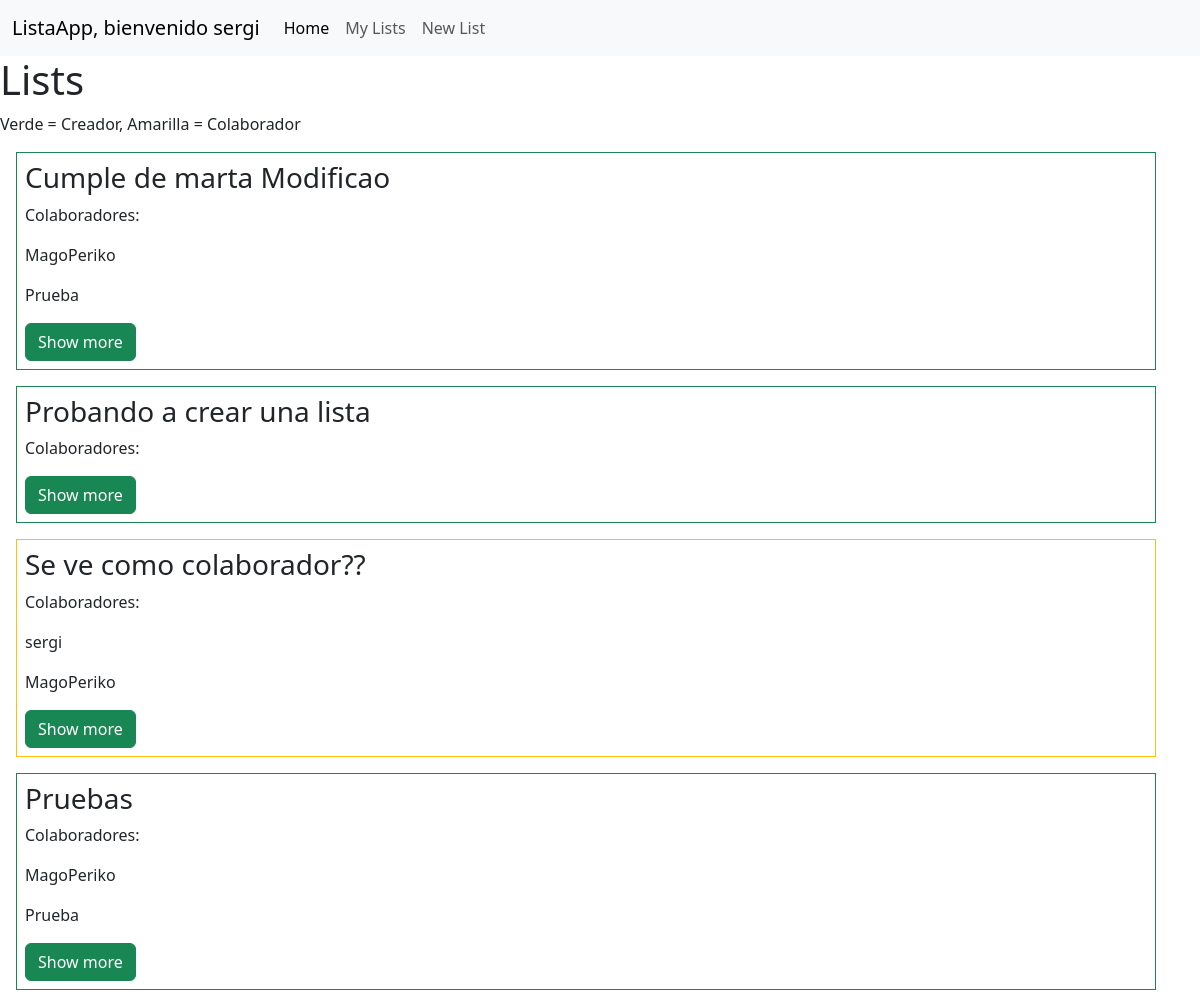
/lists/ (signed in), run on an earlier commit of the app's database.
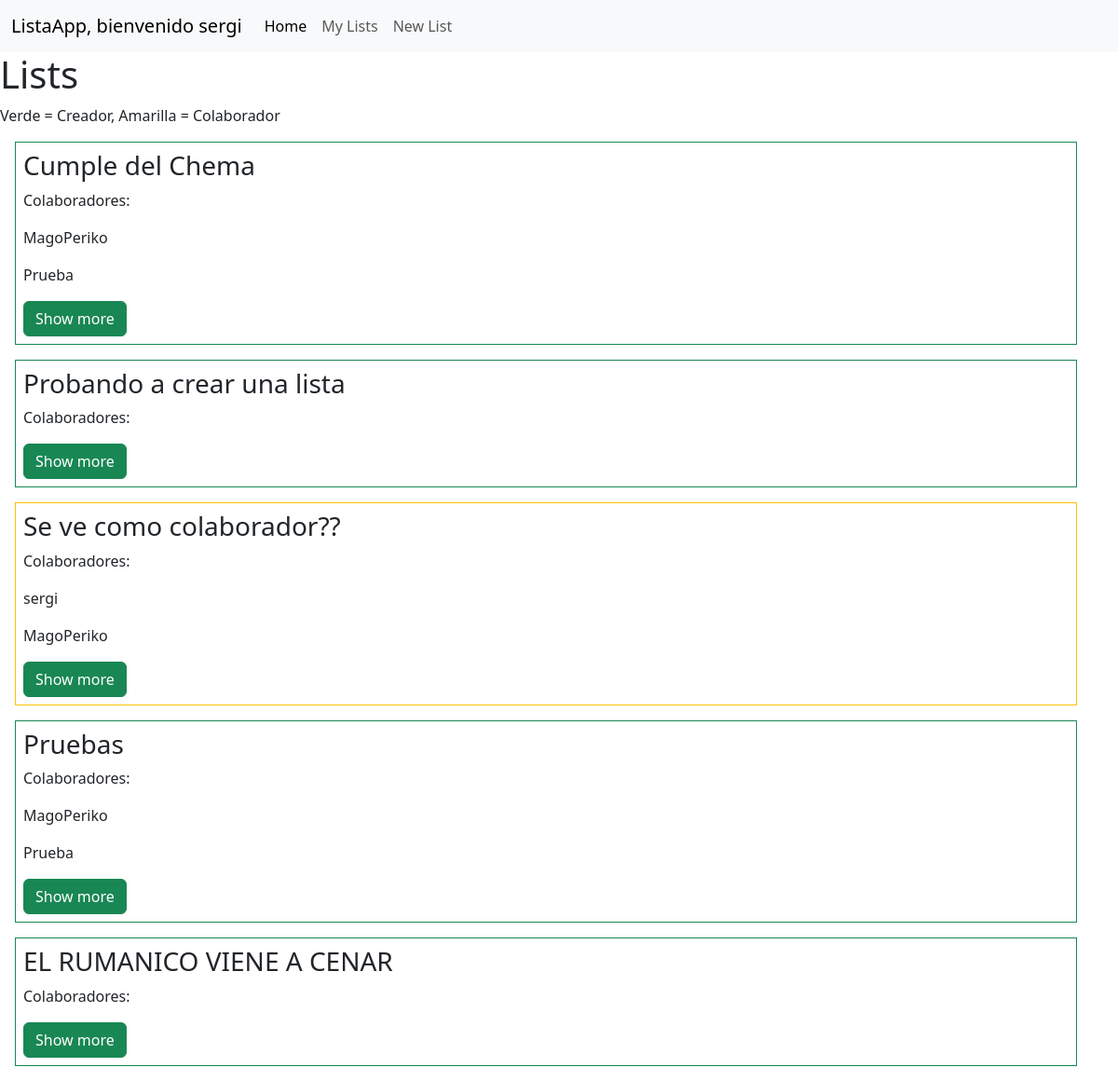
And on a later commit of the database.
### lists/models.py (models this page shows, shortened)
class List(models.Model):
    name = models.CharField(max_length=50)
    description = models.CharField(max_length=256)
    creator = models.ForeignKey(User, on_delete=models.CASCADE, related_name="created_lists")
    created_on = models.DateTimeField(auto_now_add=True)
    collaborators = models.ManyToManyField(User, related_name="collaborated_lists", blank=True)
    last_modified = models.DateTimeField(auto_now=True)
    modified_by = models.ForeignKey(User, on_delete=models.CASCADE, blank=True, null=True)

### lists/views.py (the view)
# urls.py: path('lists/', listsViews.lists, name='lists'),
@login_required
def lists(request):
    lists = List.objects.filter(Q(creator=request.user) | Q(collaborators=request.user)).order_by('created_on').distinct()
    return render(request, 'lists.html',{
        'title': 'Lists',
        'lists': lists
    })

### lists/templates/lists.html
{% extends 'base_lists.html' %}
{% block content %}
<h1>{{title}}</h1>
<p>Verde = Creador, Amarilla = Colaborador</p>
    {% for list in lists %}
    {% if request.user == list.creator %}
    <div class="container border border-success p-2 m-3">
    {% else %}
    <div class="container border border-warning p-2 m-3">
    {% endif %}
        <h3>
            {{list.name}}
        </h3>
        <p>Colaboradores:</p>
        {% for collaborator in list.collaborators.all %}
        <p>{{collaborator.username}}</p>
        {% endfor %}
        <a class="btn btn-success" href="{% url 'list_details' list.id %}">Show more</a>
    </div>
    {% endfor %}
{% endblock %}

### lists/templates/base_lists.html (shortened to what this page needs)
<!DOCTYPE html>
<html lang="en">
<head>
    <link href="https://cdn.jsdelivr.net/npm/bootstrap@5.3.3/dist/css/bootstrap.min.css" rel="stylesheet">
</head>
<body>
    <nav class="navbar navbar-expand-lg bg-body-tertiary">
        <div class="container-fluid">
            <a class="navbar-brand" href="{% url 'home' %}">ListaApp, bienvenido {{user}}</a>
            <div class="collapse navbar-collapse" id="navbarSupportedContent">
                <ul class="navbar-nav me-auto mb-2 mb-lg-0">
                    <li class="nav-item">
                        <a class="nav-link active" aria-current="page" href="{% url 'home' %}">Home</a>
                    </li>
                    {% if user.is_authenticated %}
                        <li class="nav-item">
                            <a class="nav-link" href="{% url 'lists' %}">My Lists</a>
                        </li>
                        <li class="nav-item">
                            <a class="nav-link" href="{% url 'create_list' %}">New List</a>
                        </li>
                    {% endif %}
                </ul>
            </div>
        </div>
    </nav>
    {% block content %}
    {% endblock %}
</body>
</html>

What changed in the data, as far as the page shows it:
changed List: name "Cumple de marta Modificao" → "Cumple del Chema"
added List: name "EL RUMANICO VIENE A CENAR"
